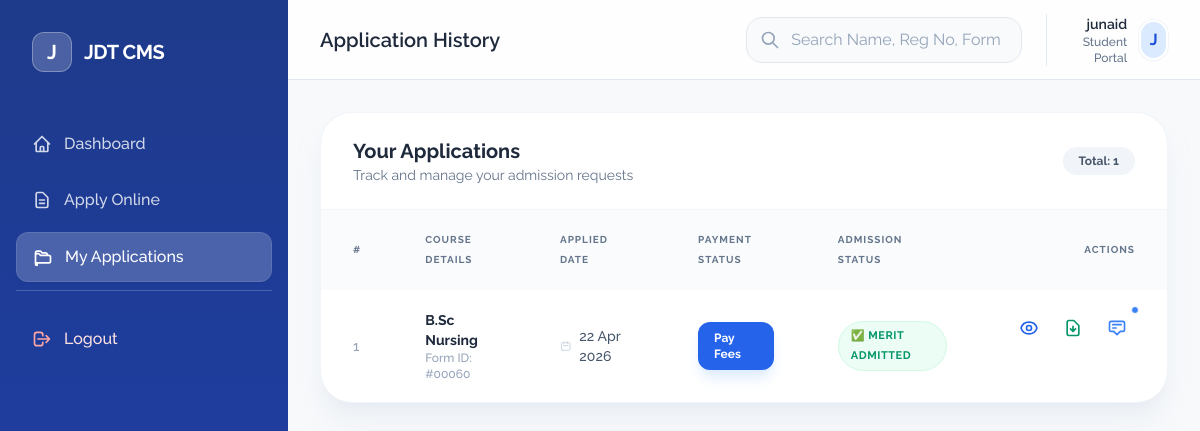
Before: /my-applications/ (signed in) with the older database file.
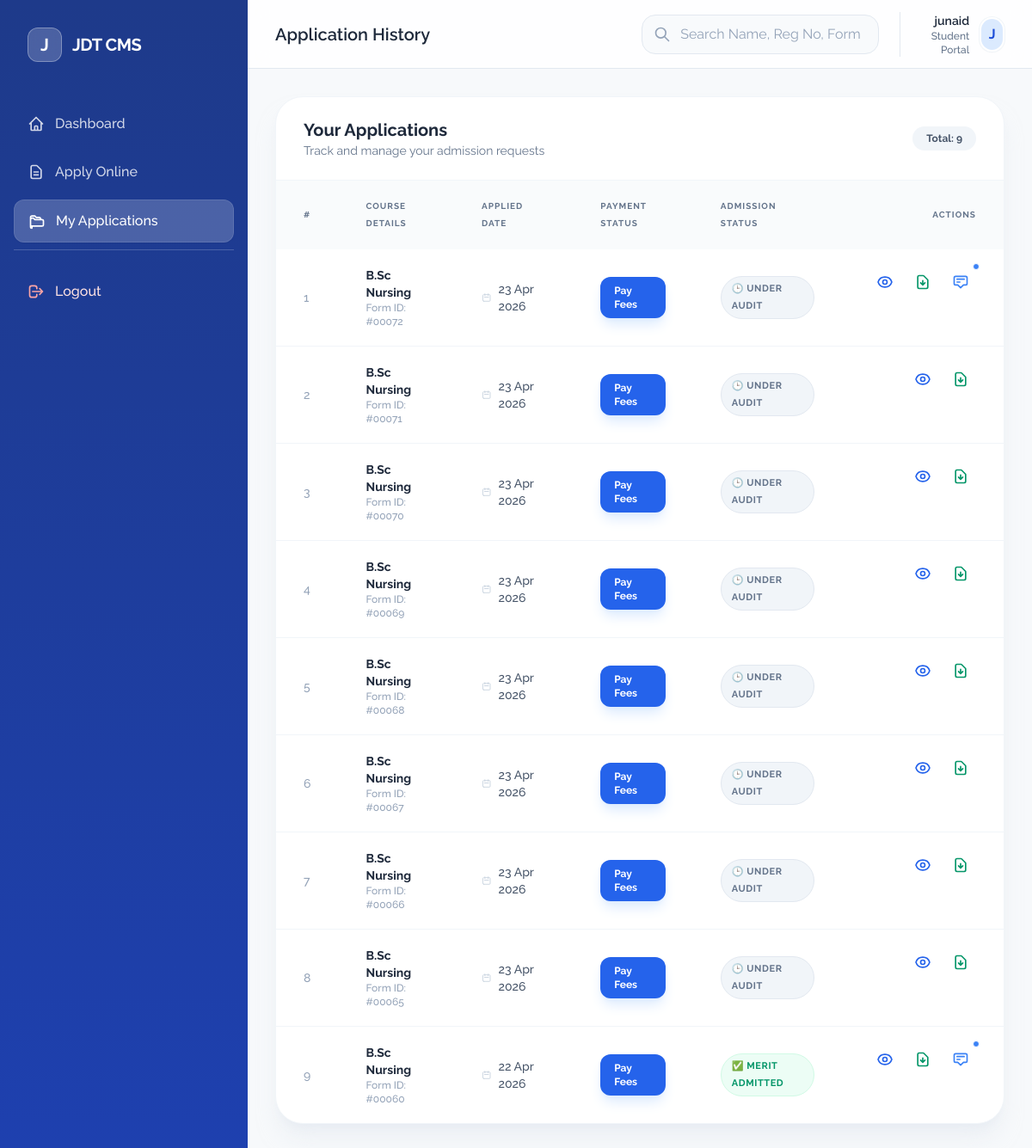
After: the same page with the newer database file.
### applications/models.py (models this page shows, shortened)
class Application(models.Model):
    student = models.ForeignKey(User, on_delete=models.CASCADE)
    institute = models.ForeignKey(Institute, on_delete=models.CASCADE)
    academic_year = models.ForeignKey(AcademicYear, on_delete=models.CASCADE, null=True)
    course = models.ForeignKey(Course, on_delete=models.CASCADE)
    status = models.CharField(
        max_length=20,
        choices=[
            ('pending', 'Pending'),
            ('selected', 'Selected'),
            ('rejected', 'Rejected'),
            ('hold', 'On Hold'),
        ],
        default='pending'
    )
    remarks = models.TextField(null=True, blank=True)
    created_at = models.DateTimeField(auto_now_add=True)
    class Meta:
        ordering = ['-created_at']

### academics/models.py (models this page shows, shortened)
class Course(models.Model):
    institute = models.ForeignKey(
        Institute,
        on_delete=models.CASCADE,
        related_name='courses'
    )
    name = models.CharField(max_length=255)
    category = models.ForeignKey(
        CourseCategory,
        on_delete=models.SET_NULL,
        null=True,
        blank=True,
        related_name='courses'
    )
    course_code = models.CharField(max_length=20, unique=True, null=True, blank=True)
    course_category_type = models.CharField(max_length=10, default='semester', blank=True, null=True)
    course_category_labels = models.TextField(blank=True, null=True)
    class Meta:
        ordering = ['-id']

### applications/views.py (the view)
# urls.py: path('my-applications/', my_applications, name='my_applications'),
@login_required
def my_applications(request):
    apps = Application.objects.filter(student=request.user).select_related('course')
    return render(request, 'student/my_applications.html', {'apps': apps})

### templates/student/my_applications.html (shortened to what the changed rows need)
{% extends "dashboard_base.html" %}
{% block header_title %}Application History{% endblock %}
{% block content %}
<div class="space-y-6">
    <div class="bg-white rounded-[2rem] shadow-xl shadow-slate-200/50 border border-slate-100 overflow-hidden">
        <div class="px-8 py-6 border-b border-slate-100 flex flex-col md:flex-row md:items-center justify-between gap-4">
            <div class="flex items-center gap-2">
                <span class="px-4 py-1.5 bg-slate-100 text-slate-600 rounded-full text-xs font-bold">Total: {{ apps|length }}</span>
            </div>
        </div>
        {% if apps %}
        <div class="overflow-x-auto">
            <table class="w-full text-sm">
                <thead>
                    <tr class="bg-slate-50/80 text-slate-500 uppercase text-[10px] tracking-widest font-black">
                        <th class="px-8 py-5 text-left">#</th>
                        <th class="px-8 py-5 text-left">Course Details</th>
                        <th class="px-8 py-5 text-left">Applied Date</th>
                        <th class="px-8 py-5 text-left">Payment Status</th>
                        <th class="px-8 py-5 text-left">Admission Status</th>
                        <th class="px-8 py-5 text-right">Actions</th>
                    </tr>
                </thead>
                <tbody class="divide-y divide-slate-100">
                    {% for app in apps %}
                    <tr class="group hover:bg-slate-50/50 transition-colors">
                        <td class="px-8 py-5 text-slate-400 font-medium">{{ forloop.counter }}</td>
                        <td class="px-8 py-5">
                            <div class="flex flex-col">
                                <span class="text-slate-800 font-bold group-hover:text-blue-600 transition-colors">{{ app.course.name }}</span>
                                <span class="text-xs text-slate-400 font-medium">Form ID: #{{ app.id|stringformat:"05d" }}</span>
                            </div>
                        </td>
                        <td class="px-8 py-5 text-slate-600 font-medium">
                            <div class="flex items-center gap-2">
                                <svg class="w-4 h-4 text-slate-300" fill="none" stroke="currentColor" viewBox="0 0 24 24"><path stroke-linecap="round" stroke-linejoin="round" stroke-width="2" d="M8 7V3m8 4V3m-9 8h10M5 21h14a2 2 0 002-2V7a2 2 0 00-2-2H5a2 2 0 00-2 2v12a2 2 0 002 2z"></path></svg>
                                {{ app.created_at|date:"d M Y" }}
                            </div>
                        </td>
                        <td class="px-8 py-5">
                            {% if app.payment.status == "success" %}
                                <div class="inline-flex items-center gap-1.5 px-3 py-1 bg-emerald-50 text-emerald-600 rounded-full text-[11px] font-bold border border-emerald-100">
                                    <span class="w-1.5 h-1.5 rounded-full bg-emerald-500"></span>
                                    Paid
                                </div>
                            {% else %}
                                <a href="/payment/{{ app.id }}/" class="inline-flex items-center gap-1.5 px-4 py-2 bg-blue-600 hover:bg-blue-700 text-white rounded-xl text-xs font-bold transition-all shadow-lg shadow-blue-100">
                                    Pay Fees
                                </a>
                            {% endif %}
                        </td>
                        <td class="px-8 py-5">
                            {% if app.status == "selected" %}
                                <span class="inline-flex items-center gap-1.5 px-3 py-1 bg-emerald-50 text-emerald-600 rounded-full text-[11px] font-bold border border-emerald-100 uppercase tracking-wider">✅ Merit Admitted</span>
                            {% elif app.status == "rejected" %}
                                <span class="inline-flex items-center gap-1.5 px-3 py-1 bg-red-50 text-red-600 rounded-full text-[11px] font-bold border border-red-100 uppercase tracking-wider">❌ Eligibility Denied</span>
                            {% elif app.status == "hold" %}
                                <span class="inline-flex items-center gap-1.5 px-3 py-1 bg-amber-50 text-amber-600 rounded-full text-[11px] font-bold border border-amber-100 uppercase tracking-wider">⏸ Review Hold</span>
                            {% elif app.status == "submitted" %}
                                <span class="inline-flex items-center gap-1.5 px-3 py-1 bg-indigo-50 text-indigo-600 rounded-full text-[11px] font-bold border border-indigo-100 uppercase tracking-wider">📩 Submitted</span>
                            {% else %}
                                <span class="inline-flex items-center gap-1.5 px-3 py-1 bg-slate-100 text-slate-500 rounded-full text-[11px] font-bold border border-slate-200 uppercase tracking-wider">🕒 Under Audit</span>
                            {% endif %}
                        </td>
                        <td class="px-8 py-5 text-right flex items-center justify-end gap-2">
                             <a href="/view/{{ app.id }}/" target="_blank" class="p-2 hover:bg-blue-50 text-blue-600 rounded-lg transition-colors group/btn relative" title="View Form">
                             </a>
                             <a href="{% url 'download_application_pdf' app.id %}" class="p-2 hover:bg-emerald-50 text-emerald-600 rounded-lg transition-colors group/btn relative" title="Download PDF">
                                <svg class="w-5 h-5" fill="none" stroke="currentColor" viewBox="0 0 24 24"><path stroke-linecap="round" stroke-linejoin="round" stroke-width="2" d="M12 10v6m0 0l-3-3m3 3l3-3m2 8H7a2 2 0 01-2-2V5a2 2 0 012-2h5.586a1 1 0 01.707.293l5.414 5.414a1 1 0 01.293.707V19a2 2 0 01-2 2z"></path></svg>
                             </a>
                             {% if app.remarks %}
                                <button onclick="showRemarks('{{ app.remarks|escapejs }}')" class="p-2 hover:bg-blue-50 text-blue-500 rounded-lg transition-colors group/btn relative" title="View Remarks">
                                    <svg class="w-5 h-5" fill="none" stroke="currentColor" viewBox="0 0 24 24"><path stroke-linecap="round" stroke-linejoin="round" stroke-width="2" d="M7 8h10M7 12h4m1 8l-4-4H5a2 2 0 01-2-2V6a2 2 0 012-2h14a2 2 0 012 2v8a2 2 0 01-2 2h-3l-4 4z"></path></svg>
                                    <span class="absolute -top-1 -right-1 w-2 h-2 bg-blue-500 rounded-full border border-white"></span>
                                </button>
                            {% endif %}
                        </td>
                    </tr>
                    {% endfor %}
                </tbody>
            </table>
        </div>
        {% endif %}
    </div>
</div>
{% endblock %}

Changed rows visible on the page:
added Application: course.name "B.Sc Nursing", id "00072", created_at "23 Apr 2026", status "🕒 UNDER AUDIT"
added Application: course.name "B.Sc Nursing", id "00071", created_at "23 Apr 2026", status "🕒 UNDER AUDIT"
added Application: course.name "B.Sc Nursing", id "00070", created_at "23 Apr 2026", status "🕒 UNDER AUDIT"
added Application: course.name "B.Sc Nursing", id "00069", created_at "23 Apr 2026", status "🕒 UNDER AUDIT"
added Application: course.name "B.Sc Nursing", id "00068", created_at "23 Apr 2026", status "🕒 UNDER AUDIT"
added Application: course.name "B.Sc Nursing", id "00067", created_at "23 Apr 2026", status "🕒 UNDER AUDIT"
added Application: course.name "B.Sc Nursing", id "00066", created_at "23 Apr 2026", status "🕒 UNDER AUDIT"
added Application: course.name "B.Sc Nursing", id "00065", created_at "23 Apr 2026", status "🕒 UNDER AUDIT"
Other visible differences:
{{ apps|length }}: "1" → "9"
